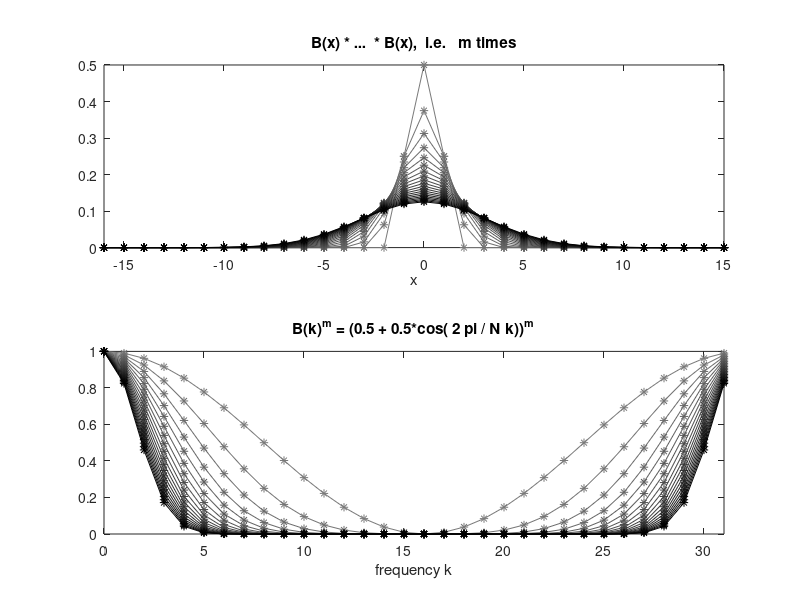

The MATLAB source for this figure:
%  Plot the 1D blur function B*B*..*B  and its Fourier transform.
%  First B is shown, then B*B, then B*B*B, etc up to a convolution
%  with m=20  B(x)'s.    Each plot is a slightly different grey value from
%  the previous one.

N = 32;

B = zeros(1,N);
B(1) = .5;
B(2) = .25;
B(N) = .25;

figure

h = zeros(1,N);
h(1) = 1;          % start with a delta function

close all
figure
hold on
xvalues = (-N/2:N/2-1);
for m = 1:20
    
  %  circular convolution
    
  h = cconv(h, B, N);
  
  %  choose the color for convolving m times
  
  c = .5-m/40;
  subplot(2,1,1);
  
  plot(xvalues,fftshift(h), '-*', 'color', [c c c]  );
  axis([min(xvalues) max(xvalues) 0 .5]);
  xlabel('x')
  title('B(x) * ...  * B(x),  i.e.   m times');
  hold on

  %   now compute and plot the Fourier transform
  
  subplot(2,1,2);
  
  %   the "abs" (amplitude) below isn't necessary strictly speaking 
  %   since the Fourier transform of B() is always real.  But
  %   Matlab sometimes produces floating point approximations 
  %   that lead to tiny leakage into the imaginary part and then
  %   when you try to plot the value, it gives an error.
  
  plot( 0:N-1, abs(fft(h)), '-*', 'color', [c c c]  );
  axis([0, N-1, 0, 1]);
  xlabel('frequency k');
  title('B(k)^m = (0.5 + 0.5*cos( 2 pi / N k))^m');
  hold on
  pause(1)
end